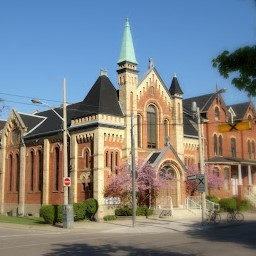
#> input picture samples/clean/validation/5.jpg, 256 x 256 px
$ python spectrum-power.py
#> lines starting #> are read from the running program, lines starting #| are printed output that depends on the picture
# This implementation is adapted from
# https://bertvandenbroucke.netlify.app/2019/05/24/computing-a-power-spectrum-in-python/
# Posted by Bert Vandenbroucke
# Professional astronomer.
import cv2
import matplotlib.image as mpimg
import numpy as np
import scipy.stats as stats
import matplotlib.pyplot as plt

image_high = mpimg.imread("samples/clean/validation/5.jpg") / 255
image_low = mpimg.imread("samples/clean/validation/9.jpg") / 255
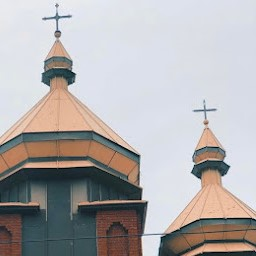
#> input picture samples/clean/validation/9.jpg, 256 x 256 px

def get_spectrum_power(image):
    image = cv2.cvtColor(image.astype('float32'), cv2.COLOR_RGB2GRAY)
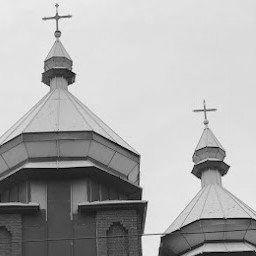
#> image: shape (256, 256) float32; min 0.000894, max 0.975, mean 0.683
    npix = image_high.shape[0]
#> npix = 256

    fourier_image = np.fft.fftn(image)
    fourier_amplitudes = np.abs(fourier_image)**2
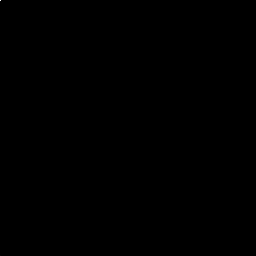
#> fourier_amplitudes: shape (256, 256) float64; min 0.000509, max 2e+09, mean 35255.2; drawn with min black and max white

    kfreq = np.fft.fftfreq(npix, 1/npix)
    kfreq2D = np.meshgrid(kfreq, kfreq)
    knrm = np.sqrt(kfreq2D[0]**2 + kfreq2D[1]**2)
    print(kfreq2D[0].shape)
#| (256, 256)

    knrm = knrm.flatten()
    fourier_amplitudes = fourier_amplitudes.flatten()

    kbins = np.arange(0.5, npix//2+1, 1.)
#> kbins = 129 values from 0.5 to 128.5
    kvals = 0.5 * (kbins[1:] + kbins[:-1])
#> kvals = 128 values from 1 to 128
    Abins, _, _ = stats.binned_statistic(knrm, fourier_amplitudes,
                                         statistic = "mean",
                                         bins = kbins)
#> Abins = 128 values, max 20760687 at index 0, min 34.92 at index 127, mean 203929.5
    Abins *= np.pi * (kbins[1:]**2 - kbins[:-1]**2)
#> Abins = 128 values, max 130443243.3 at index 0, min 28086.8 at index 127, mean 2163091.1
    return kvals, Abins

kvals_low, Abins_low = get_spectrum_power(image_low)
#> kvals_low = 128 values from 1 to 128; Abins_low has the same summary as Abins in get_spectrum_power
kvals_high, Abins_high = get_spectrum_power(image_high)
#> in get_spectrum_power (call 2), `image = cv2.cvtColor(image.astype('float32'), cv2.COLOR_RGB2GRAY)`:
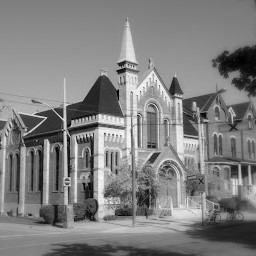
#> image: shape (256, 256) float32; min 0.000894, max 0.98, mean 0.503
#| (256, 256)
#> in get_spectrum_power (call 2), `Abins, _, _ = stats.binned_statistic(knrm, fourier_amplitudes, statist..`: Abins = 128 values, max 1536126.2 at index 0, min 78.37 at index 127, mean 39791.2
#> in get_spectrum_power (call 2), `Abins *= np.pi * (kbins[1:]**2 - kbins[:-1]**2)`: Abins = 128 values, max 23287488.5 at index 2, min 63025.8 at index 127, mean 1098713.9
#> kvals_high = 128 values from 1 to 128; Abins_high has the same summary as Abins in get_spectrum_power

plt.loglog(kvals_low, Abins_low, label="Without HFC")
plt.loglog(kvals_high, Abins_high, label="With HFC")
plt.grid(True)
plt.legend()
plt.xlabel("$k$")
plt.ylabel("$P(k)$")
plt.tight_layout()
plt.savefig("image_frequency.jpg", dpi=300, bbox_inches = "tight")
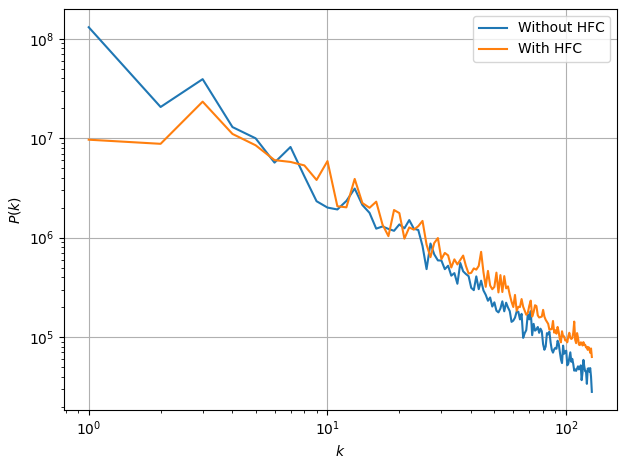
#> figure drawn by matplotlib, 1 panel; curve peaks at x = 1, y = 130443243.3; curve peaks at x = 3, y = 23287488.5
